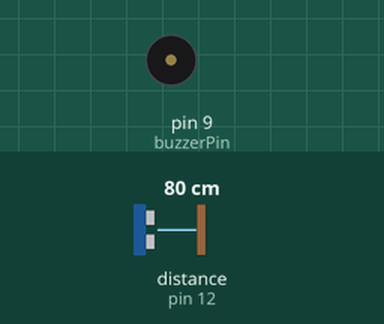
Simulated run of this sketch. Board: Arduino Uno, built with avr-gcc and run on an emulated ATmega328P. Shown: buzzer (waves = sounding). Wiring (inferred from the names in the program): ultrasonic range finder: trigger pin 13; echo pin 12. The test bench sets the inputs (shaded band); at power-on: distance to the obstacle (sensor on pin 12) 80 cm. The echo pulse lasts 58.3 µs per cm.

Above: at 1.4 s.
1.5 s: distance to the obstacle (sensor on pin 12) set to 55 cm
4.7 s: distance to the obstacle (sensor on pin 12) set to 46 cm
At 5.8 s:
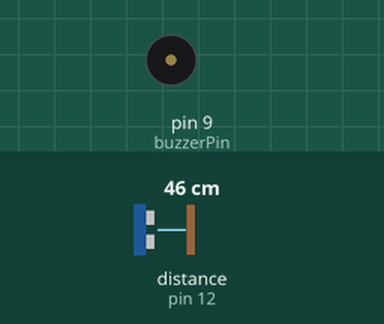
6.2 s: distance to the obstacle (sensor on pin 12) set to 60 cm
At 6.8 s:
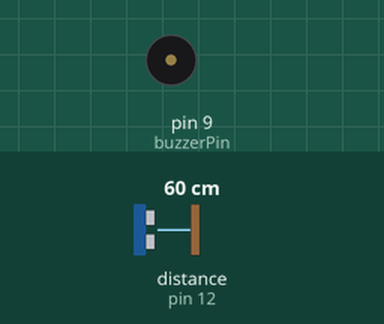
9.4 s: distance to the obstacle (sensor on pin 12) set to 35 cm
At 10.0 s:
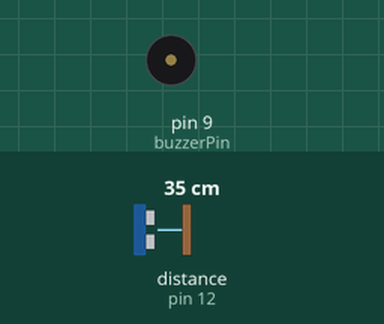
Timing chart, 0 to 11.9 s (numbered marks = the images above; inputs shaded):
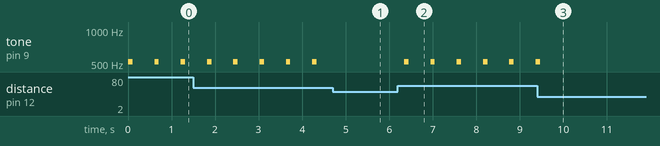

Measured:
- the behaviour switches between 51 and 50 cm on distance to the obstacle (sensor on pin 12) (found by bisection; images 0 and 1)
- after the input at 4.7 s, tone on pin 9 (buzzerPin): stops changing and stays silent
- after the input at 6.2 s, tone on pin 9 (buzzerPin): alternates 523 Hz for 0.10 s and silent for 0.50 s, starting after 0.15 s
- after the input at 9.4 s, tone on pin 9 (buzzerPin): goes on until 9.5 s, then stays silent
- by itself, tone on pin 9 (buzzerPin): alternates 523 Hz for 0.10 s and silent for 0.50 s

The sketch:

sensor.ino
```cpp
const char buzzerPin = 9;
const char trigPin = 13;
const char echoPin = 12;

int pulseWidth;
int distance;
int distanceOld;

int buzzerDuration;

void setup() {
  Serial.begin(9600);
  pinMode(trigPin, OUTPUT);
  pinMode(echoPin, INPUT);
  pinMode(buzzerPin, OUTPUT);
  digitalWrite(trigPin, LOW);
}

void loop() {
  digitalWrite(trigPin, HIGH);
  delayMicroseconds(10);
  digitalWrite(trigPin,LOW);

  pulseWidth = pulseIn(echoPin,HIGH);
  distance = pulseWidth / 58;

  if(distance <= 200 || distance >= 2){
    if((distance >= 100) && (distance >= 50)){
      buzzerDuration = 1000;
      buzzerOn();
    }
    else if((distance >= 50) && (distance >= 20)){
      buzzerDuration = 500;
      buzzerOn();
    }
    else if(distance < 20){
      buzzerDuration = 100;
      buzzerOn();
    }
    else{
      noTone(buzzerPin);
    }
    delay(buzzerDuration);
  }
}

void buzzerOn(){
  tone(buzzerPin,523);
  delay(100);
  noTone(buzzerPin);
}
```
